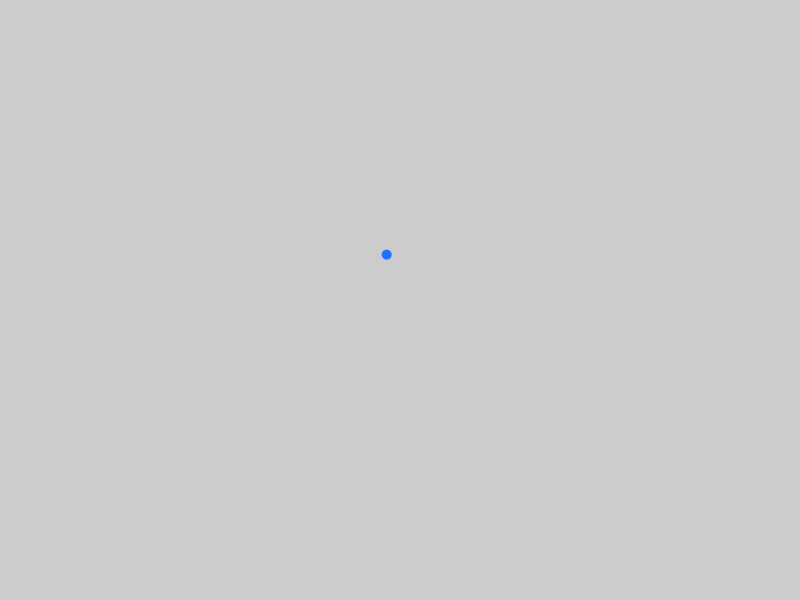
Frame 1 (no input)
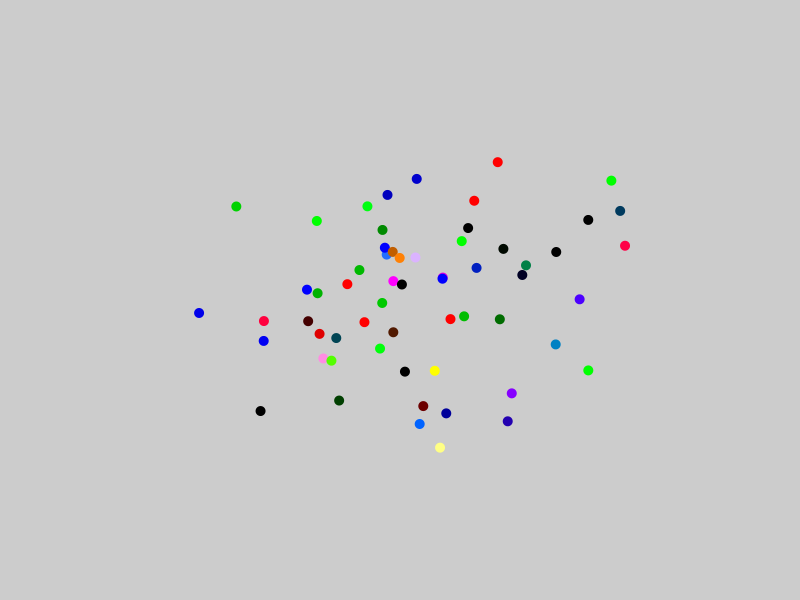
Frame 60 (the mouse pressed at the canvas centre just before this capture)
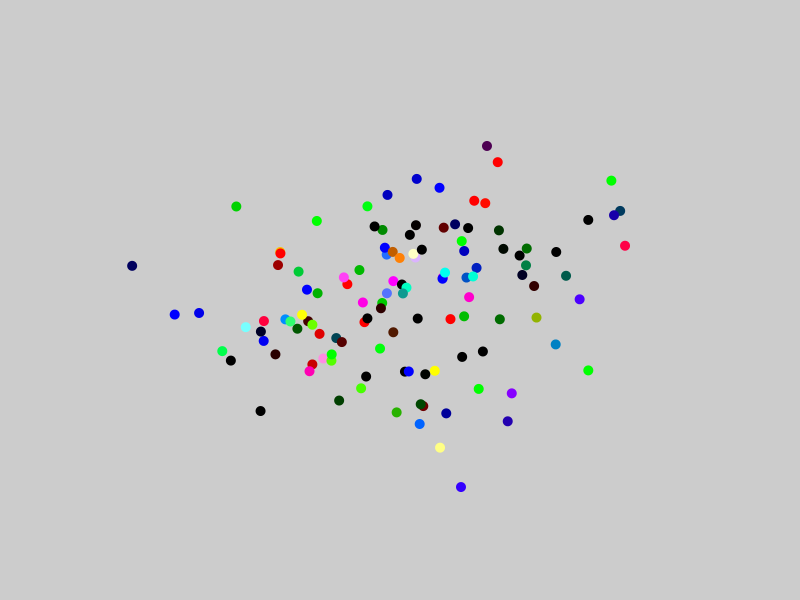
Frame 120 (the mouse held since frame 60 and released just before this capture)

The Processing sketch that drew these frames (run headless with seeded random() and noise(); from frame 60 on, the mouse is pressed at the canvas centre):

// Processing sketch: PaintBlobs
// ── PaintBlobs.pde
void setup() {
  size(800, 600);
}

void draw() {
  float r = randomGaussian() * 255;
  float g = randomGaussian() * 255;
  float b = randomGaussian() * 255;
  
  float x = (width / 2) + (randomGaussian() * (width / 8));
  float y = (height / 2) + (randomGaussian() * (height / 8));
  
  noStroke();
  fill(r, g, b);
  ellipse(x, y, 10, 10);
}
